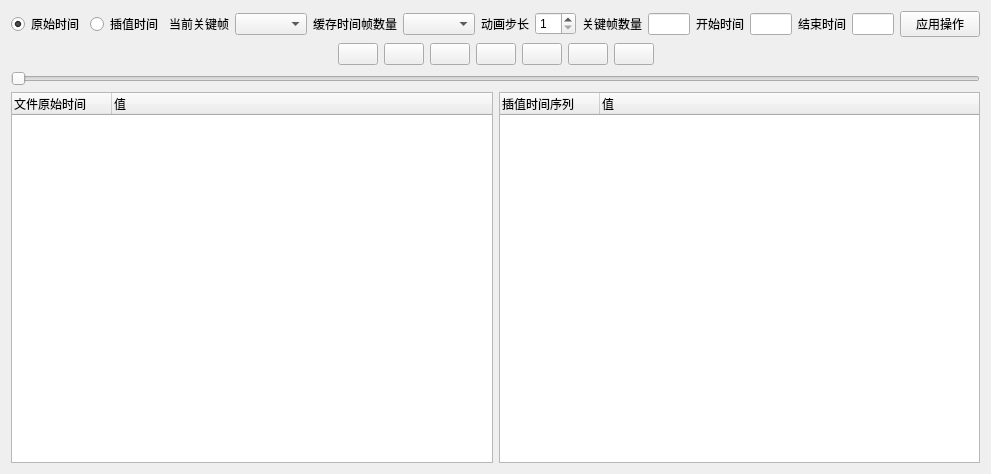
<?xml version="1.0" encoding="UTF-8"?>
<ui version="4.0">
 <class>Animation</class>
 <widget class="QWidget" name="Animation">
  <property name="geometry">
   <rect>
    <x>0</x>
    <y>0</y>
    <width>991</width>
    <height>474</height>
   </rect>
  </property>
  <property name="windowTitle">
   <string>Form</string>
  </property>
  <layout class="QVBoxLayout" name="verticalLayout_2">
   <item>
    <layout class="QHBoxLayout" name="horizontalLayout_5">
     <item>
      <layout class="QHBoxLayout" name="horizontalLayout_28">
       <item>
        <widget class="QRadioButton" name="rbtnSnapTimeMode">
         <property name="text">
          <string>原始时间</string>
         </property>
         <property name="checked">
          <bool>true</bool>
         </property>
        </widget>
       </item>
       <item>
        <widget class="QRadioButton" name="rbtnInterpolateTimeMode">
         <property name="text">
          <string>插值时间</string>
         </property>
        </widget>
       </item>
      </layout>
     </item>
     <item>
      <layout class="QHBoxLayout" name="horizontalLayout_4">
       <item>
        <widget class="QLabel" name="label_3">
         <property name="text">
          <string>当前关键帧</string>
         </property>
        </widget>
       </item>
       <item>
        <widget class="QComboBox" name="comboBoxCurrentAnimation"/>
       </item>
      </layout>
     </item>
     <item>
      <layout class="QHBoxLayout" name="horizontalLayout">
       <item>
        <widget class="QLabel" name="label_4">
         <property name="text">
          <string>缓存时间帧数量</string>
         </property>
        </widget>
       </item>
       <item>
        <widget class="QComboBox" name="comboBox_AnimationCacheNum"/>
       </item>
      </layout>
     </item>
     <item>
      <layout class="QHBoxLayout" name="horizontalLayout_3">
       <item>
        <widget class="QLabel" name="label_18">
         <property name="text">
          <string>动画步长</string>
         </property>
        </widget>
       </item>
       <item>
        <widget class="QSpinBox" name="spinBoxAnimationStride">
         <property name="minimum">
          <number>1</number>
         </property>
         <property name="maximum">
          <number>10</number>
         </property>
        </widget>
       </item>
      </layout>
     </item>
     <item>
      <layout class="QHBoxLayout" name="horizontalLayout_6">
       <item>
        <widget class="QLabel" name="label_19">
         <property name="text">
          <string>关键帧数量</string>
         </property>
        </widget>
       </item>
       <item>
        <widget class="QLineEdit" name="lineEditKeyframeNum"/>
       </item>
      </layout>
     </item>
     <item>
      <layout class="QHBoxLayout" name="horizontalLayout_30" stretch="0,2">
       <item>
        <widget class="QLabel" name="label_20">
         <property name="text">
          <string>开始时间</string>
         </property>
        </widget>
       </item>
       <item>
        <widget class="QLineEdit" name="lineEditStartTime"/>
       </item>
      </layout>
     </item>
     <item>
      <layout class="QHBoxLayout" name="horizontalLayout_31" stretch="1,2">
       <item>
        <widget class="QLabel" name="label_21">
         <property name="text">
          <string>结束时间</string>
         </property>
        </widget>
       </item>
       <item>
        <widget class="QLineEdit" name="lineEditEndTime"/>
       </item>
      </layout>
     </item>
     <item>
      <layout class="QHBoxLayout" name="horizontalLayout_32" stretch="0">
       <item>
        <widget class="QPushButton" name="btnApplyAnimationOperation">
         <property name="text">
          <string>应用操作</string>
         </property>
        </widget>
       </item>
      </layout>
     </item>
    </layout>
   </item>
   <item>
    <layout class="QVBoxLayout" name="verticalLayout">
     <item>
      <layout class="QHBoxLayout" name="horizontalLayout_20" stretch="1,0,0,0,0,0,0,0,1">
       <item>
        <widget class="QLabel" name="label_2">
         <property name="text">
          <string/>
         </property>
        </widget>
       </item>
       <item>
        <widget class="QPushButton" name="btnFirstFrame">
         <property name="toolTip">
          <string>&lt;html&gt;&lt;head/&gt;&lt;body&gt;&lt;p&gt;最初帧&lt;/p&gt;&lt;/body&gt;&lt;/html&gt;</string>
         </property>
         <property name="whatsThis">
          <string>&lt;html&gt;&lt;head/&gt;&lt;body&gt;&lt;p&gt;最初帧&lt;/p&gt;&lt;/body&gt;&lt;/html&gt;</string>
         </property>
         <property name="text">
          <string/>
         </property>
         <property name="icon">
          <iconset resource="../iGameQtMainWindow.qrc">
           <normaloff>:/Ticon/Icons/VcrFirst.svg</normaloff>:/Ticon/Icons/VcrFirst.svg</iconset>
         </property>
         <property name="flat">
          <bool>false</bool>
         </property>
        </widget>
       </item>
       <item>
        <widget class="QPushButton" name="btnPreviousFrame">
         <property name="toolTip">
          <string>&lt;html&gt;&lt;head/&gt;&lt;body&gt;&lt;p&gt;上一帧&lt;/p&gt;&lt;/body&gt;&lt;/html&gt;</string>
         </property>
         <property name="whatsThis">
          <string>&lt;html&gt;&lt;head/&gt;&lt;body&gt;&lt;p&gt;上一帧&lt;/p&gt;&lt;/body&gt;&lt;/html&gt;</string>
         </property>
         <property name="text">
          <string/>
         </property>
         <property name="icon">
          <iconset resource="../iGameQtMainWindow.qrc">
           <normaloff>:/Ticon/Icons/VcrBack.svg</normaloff>:/Ticon/Icons/VcrBack.svg</iconset>
         </property>
        </widget>
       </item>
       <item>
        <widget class="QPushButton" name="btnReverseOrPause">
         <property name="toolTip">
          <string>&lt;html&gt;&lt;head/&gt;&lt;body&gt;&lt;p&gt;倒序播放&lt;/p&gt;&lt;/body&gt;&lt;/html&gt;</string>
         </property>
         <property name="whatsThis">
          <string>&lt;html&gt;&lt;head/&gt;&lt;body&gt;&lt;p&gt;倒序播放&lt;/p&gt;&lt;/body&gt;&lt;/html&gt;</string>
         </property>
         <property name="text">
          <string/>
         </property>
         <property name="icon">
          <iconset resource="../iGameQtMainWindow.qrc">
           <normaloff>:/Ticon/Icons/VcrReverse.svg</normaloff>:/Ticon/Icons/VcrReverse.svg</iconset>
         </property>
         <property name="checkable">
          <bool>true</bool>
         </property>
        </widget>
       </item>
       <item>
        <widget class="QPushButton" name="btnPlayOrPause">
         <property name="toolTip">
          <string>&lt;html&gt;&lt;head/&gt;&lt;body&gt;&lt;p&gt;顺序播放&lt;/p&gt;&lt;/body&gt;&lt;/html&gt;</string>
         </property>
         <property name="whatsThis">
          <string>&lt;html&gt;&lt;head/&gt;&lt;body&gt;&lt;p&gt;顺序播放&lt;/p&gt;&lt;/body&gt;&lt;/html&gt;</string>
         </property>
         <property name="text">
          <string/>
         </property>
         <property name="icon">
          <iconset resource="../iGameQtMainWindow.qrc">
           <normaloff>:/Ticon/Icons/VcrPlay.svg</normaloff>:/Ticon/Icons/VcrPlay.svg</iconset>
         </property>
         <property name="checkable">
          <bool>true</bool>
         </property>
         <property name="checked">
          <bool>false</bool>
         </property>
        </widget>
       </item>
       <item>
        <widget class="QPushButton" name="btnNextFrame">
         <property name="toolTip">
          <string>&lt;html&gt;&lt;head/&gt;&lt;body&gt;&lt;p&gt;下一帧&lt;/p&gt;&lt;/body&gt;&lt;/html&gt;</string>
         </property>
         <property name="whatsThis">
          <string>&lt;html&gt;&lt;head/&gt;&lt;body&gt;&lt;p&gt;下一帧&lt;/p&gt;&lt;/body&gt;&lt;/html&gt;</string>
         </property>
         <property name="text">
          <string/>
         </property>
         <property name="icon">
          <iconset resource="../iGameQtMainWindow.qrc">
           <normaloff>:/Ticon/Icons/VcrForward.svg</normaloff>:/Ticon/Icons/VcrForward.svg</iconset>
         </property>
        </widget>
       </item>
       <item>
        <widget class="QPushButton" name="btnLastFrame">
         <property name="toolTip">
          <string>&lt;html&gt;&lt;head/&gt;&lt;body&gt;&lt;p&gt;最后帧&lt;/p&gt;&lt;/body&gt;&lt;/html&gt;</string>
         </property>
         <property name="whatsThis">
          <string>&lt;html&gt;&lt;head/&gt;&lt;body&gt;&lt;p&gt;最后帧&lt;/p&gt;&lt;/body&gt;&lt;/html&gt;</string>
         </property>
         <property name="text">
          <string/>
         </property>
         <property name="icon">
          <iconset resource="../iGameQtMainWindow.qrc">
           <normaloff>:/Ticon/Icons/VcrLast.svg</normaloff>:/Ticon/Icons/VcrLast.svg</iconset>
         </property>
        </widget>
       </item>
       <item>
        <widget class="QPushButton" name="btnLoop">
         <property name="toolTip">
          <string>&lt;html&gt;&lt;head/&gt;&lt;body&gt;&lt;p&gt;开始循环&lt;/p&gt;&lt;/body&gt;&lt;/html&gt;</string>
         </property>
         <property name="text">
          <string/>
         </property>
         <property name="icon">
          <iconset>
           <normaloff>:Ticon/Icons/VcrLoop.svg</normaloff>:Ticon/Icons/VcrLoop.svg</iconset>
         </property>
         <property name="checkable">
          <bool>true</bool>
         </property>
         <property name="checked">
          <bool>false</bool>
         </property>
        </widget>
       </item>
       <item>
        <widget class="QLabel" name="label">
         <property name="text">
          <string/>
         </property>
        </widget>
       </item>
      </layout>
     </item>
     <item>
      <widget class="QSlider" name="SliderAnimationTrack">
       <property name="orientation">
        <enum>Qt::Horizontal</enum>
       </property>
      </widget>
     </item>
    </layout>
   </item>
   <item>
    <layout class="QHBoxLayout" name="horizontalLayout_2">
     <item>
      <widget class="igQtAnimationTreeWidget_snap" name="treeWidget_snap">
       <column>
        <property name="text">
         <string notr="true">文件原始时间</string>
        </property>
        <property name="font">
         <font>
          <family>微软雅黑</family>
         </font>
        </property>
       </column>
       <column>
        <property name="text">
         <string>值</string>
        </property>
        <property name="font">
         <font>
          <family>微软雅黑</family>
         </font>
        </property>
       </column>
      </widget>
     </item>
     <item>
      <widget class="igQtAnimationTreeWidget_interpolate" name="treeWidget_interpolate">
       <column>
        <property name="text">
         <string notr="true">插值时间序列</string>
        </property>
        <property name="font">
         <font>
          <family>微软雅黑</family>
         </font>
        </property>
       </column>
       <column>
        <property name="text">
         <string>值</string>
        </property>
        <property name="font">
         <font>
          <family>微软雅黑</family>
         </font>
        </property>
       </column>
      </widget>
     </item>
    </layout>
   </item>
  </layout>
 </widget>
 <customwidgets>
  <customwidget>
   <class>igQtAnimationTreeWidget_snap</class>
   <extends>QTreeWidget</extends>
   <header>IQComponents/igQtAnimationTreeWidget_snap.h</header>
  </customwidget>
  <customwidget>
   <class>igQtAnimationTreeWidget_interpolate</class>
   <extends>QTreeWidget</extends>
   <header>IQComponents/igQtAnimationTreeWidget_interpolate.h</header>
  </customwidget>
 </customwidgets>
 <resources>
  <include location="../iGameQtMainWindow.qrc"/>
 </resources>
 <connections/>
</ui>
